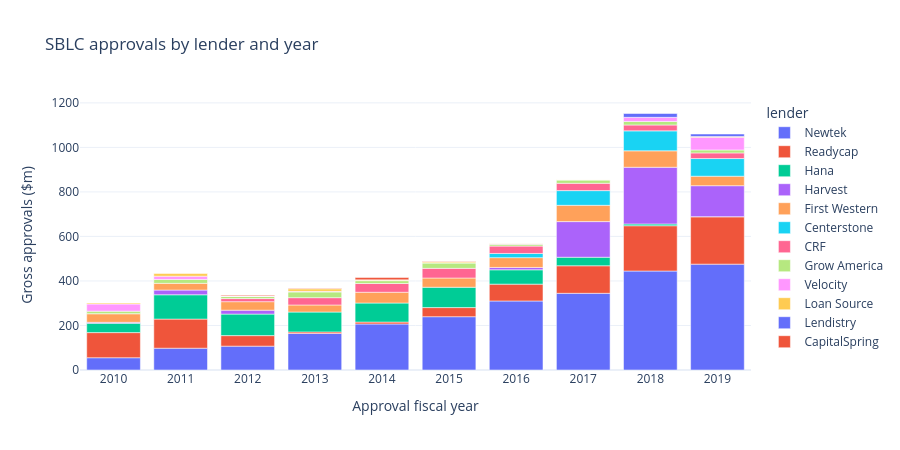

Notebook code for this chart:
### Markdown cell above
## Step 2 · League table and yearly volume
Who lends the most over the whole decade, and how did each lender's yearly volume move?

### Code cell
tot = (df[df["is_sblc"]].groupby("lender")
       .agg(loans=("grossapproval", "size"),
            gross_usd_m=("grossapproval", lambda x: x.sum() / 1e6),
            median_loan=("grossapproval", "median"))
       .sort_values("gross_usd_m", ascending=False))
tot["pool_share_%"] = tot["gross_usd_m"] / tot["gross_usd_m"].sum() * 100
display(tot.round(1))

ly = (df[df["is_sblc"]].groupby(["lender", "approvalfy"])
      .agg(loans=("grossapproval", "size"), gross_usd_m=("grossapproval", lambda x: x.sum() / 1e6))
      .reset_index())

fig = px.bar(ly, x="approvalfy", y="gross_usd_m", color="lender",
             category_orders={"lender": tot.index.tolist()},
             labels={"approvalfy": "Approval fiscal year", "gross_usd_m": "Gross approvals ($m)"},
             title="SBLC approvals by lender and year")
fig.update_xaxes(type="category")
fig.update_layout(template="plotly_white", height=450)
fig.show()

### Figure 1 — Plotly figure (JSON) as saved in the notebook; plotly's stock layout.template omitted (floating-point values rounded to 4 significant figures)
{"data": [{"hovertemplate": "lender=Newtek<br>Approval fiscal year=%{x}<br>Gross approvals ($m)=%{y}<extra></extra>", "legendgroup": "Newtek", "marker": {"color": "#636efa", "pattern": {"shape": ""}}, "name": "Newtek", "orientation": "v", "showlegend": true, "textposition": "auto", "type": "bar", "x": [2010, 2011, 2012, 2013, 2014, 2015, 2016, 2017, 2018, 2019], "xaxis": "x", "y": [55.15, 97.92, 107.2, 164.1, 206.8, 239.4, 310.1, 344.5, 444.6, 475.6], "yaxis": "y"}, {"hovertemplate": "lender=Readycap<br>Approval fiscal year=%{x}<br>Gross approvals ($m)=%{y}<extra></extra>", "legendgroup": "Readycap", "marker": {"color": "#EF553B", "pattern": {"shape": ""}}, "name": "Readycap", "orientation": "v", "showlegend": true, "textposition": "auto", "type": "bar", "x": [2010, 2011, 2012, 2013, 2014, 2015, 2016, 2017, 2018, 2019], "xaxis": "x", "y": [112.9, 130.8, 47.29, 7.0, 8.606, 40.96, 75.67, 123.8, 203.5, 213.0], "yaxis": "y"}, {"hovertemplate": "lender=Hana<br>Approval fiscal year=%{x}<br>Gross approvals ($m)=%{y}<extra></extra>", "legendgroup": "Hana", "marker": {"color": "#00cc96", "pattern": {"shape": ""}}, "name": "Hana", "orientation": "v", "showlegend": true, "textposition": "auto", "type": "bar", "x": [2010, 2011, 2012, 2013, 2014, 2015, 2016, 2017, 2018, 2019], "xaxis": "x", "y": [41.83, 109.2, 96.63, 89.24, 85.4, 91.33, 64.39, 38.29, 7.812, 0.31], "yaxis": "y"}, {"hovertemplate": "lender=Harvest<br>Approval fiscal year=%{x}<br>Gross approvals ($m)=%{y}<extra></extra>", "legendgroup": "Harvest", "marker": {"color": "#ab63fa", "pattern": {"shape": ""}}, "name": "Harvest", "orientation": "v", "showlegend": true, "textposition": "auto", "type": "bar", "x": [2010, 2011, 2012, 2016, 2017, 2018, 2019], "xaxis": "x", "y": [4.451, 21.15, 17.69, 10.55, 160.1, 254.9, 139.1], "yaxis": "y"}, {"hovertemplate": "lender=First Western<br>Approval fiscal year=%{x}<br>Gross approvals ($m)=%{y}<extra></extra>", "legendgroup": "First Western", "marker": {"color": "#FFA15A", "pattern": {"shape": ""}}, "name": "First Western", "orientation": "v", "showlegend": true, "textposition": "auto", "type": "bar", "x": [2010, 2011, 2012, 2013, 2014, 2015, 2016, 2017, 2018, 2019], "xaxis": "x", "y": [38.76, 30.24, 38.16, 31.78, 48.44, 41.47, 44.1, 73.21, 73.81, 42.61], "yaxis": "y"}, {"hovertemplate": "lender=Centerstone<br>Approval fiscal year=%{x}<br>Gross approvals ($m)=%{y}<extra></extra>", "legendgroup": "Centerstone", "marker": {"color": "#19d3f3", "pattern": {"shape": ""}}, "name": "Centerstone", "orientation": "v", "showlegend": true, "textposition": "auto", "type": "bar", "x": [2016, 2017, 2018, 2019], "xaxis": "x", "y": [18.74, 65.97, 89.59, 79.34], "yaxis": "y"}, {"hovertemplate": "lender=CRF<br>Approval fiscal year=%{x}<br>Gross approvals ($m)=%{y}<extra></extra>", "legendgroup": "CRF", "marker": {"color": "#FF6692", "pattern": {"shape": ""}}, "name": "CRF", "orientation": "v", "showlegend": true, "textposition": "auto", "type": "bar", "x": [2010, 2012, 2013, 2014, 2015, 2016, 2017, 2018, 2019], "xaxis": "x", "y": [0.164, 13.97, 32.8, 39.37, 43.33, 33.04, 32.89, 26.52, 25.32], "yaxis": "y"}, {"hovertemplate": "lender=Grow America<br>Approval fiscal year=%{x}<br>Gross approvals ($m)=%{y}<extra></extra>", "legendgroup": "Grow America", "marker": {"color": "#B6E880", "pattern": {"shape": ""}}, "name": "Grow America", "orientation": "v", "showlegend": true, "textposition": "auto", "type": "bar", "x": [2010, 2011, 2012, 2013, 2014, 2015, 2016, 2017, 2018, 2019], "xaxis": "x", "y": [11.09, 17.48, 9.283, 25.7, 12.77, 24.75, 8.579, 15.54, 15.69, 13.35], "yaxis": "y"}, {"hovertemplate": "lender=Velocity<br>Approval fiscal year=%{x}<br>Gross approvals ($m)=%{y}<extra></extra>", "legendgroup": "Velocity", "marker": {"color": "#FF97FF", "pattern": {"shape": ""}}, "name": "Velocity", "orientation": "v", "showlegend": true, "textposition": "auto", "type": "bar", "x": [2010, 2011, 2012, 2013, 2014, 2015, 2016, 2017, 2018, 2019], "xaxis": "x", "y": [32.33, 14.55, 1.873, 2.768, 1.04, 0.295, 2.405, 0.235, 18.61, 56.82], "yaxis": "y"}, {"hovertemplate": "lender=Loan Source<br>Approval fiscal year=%{x}<br>Gross approvals ($m)=%{y}<extra></extra>", "legendgroup": "Loan Source", "marker": {"color": "#FECB52", "pattern": {"shape": ""}}, "name": "Loan Source", "orientation": "v", "showlegend": true, "textposition": "auto", "type": "bar", "x": [2010, 2011, 2012, 2013, 2014, 2015, 2016, 2017, 2019], "xaxis": "x", "y": [3.85, 11.95, 1.45, 11.57, 2.48, 5.25, 0.8, 0.8, 3.69], "yaxis": "y"}, {"hovertemplate": "lender=Lendistry<br>Approval fiscal year=%{x}<br>Gross approvals ($m)=%{y}<extra></extra>", "legendgroup": "Lendistry", "marker": {"color": "#636efa", "pattern": {"shape": ""}}, "name": "Lendistry", "orientation": "v", "showlegend": true, "textposition": "auto", "type": "bar", "x": [2017, 2018, 2019], "xaxis": "x", "y": [0.525, 17.21, 10.97], "yaxis": "y"}, {"hovertemplate": "lender=CapitalSpring<br>Approval fiscal year=%{x}<br>Gross approvals ($m)=%{y}<extra></extra>", "legendgroup": "CapitalSpring", "marker": {"color": "#EF553B", "pattern": {"shape": ""}}, "name": "CapitalSpring", "orientation": "v", "showlegend": true, "textposition": "auto", "type": "bar", "x": [2012, 2013, 2014, 2015], "xaxis": "x", "y": [3.31, 2.18, 10.45, 1.323], "yaxis": "y"}], "layout": {"barmode": "relative", "height": 450, "legend": {"title": {"text": "lender"}, "tracegroupgap": 0}, "title": {"text": "SBLC approvals by lender and year"}, "xaxis": {"anchor": "y", "domain": [0, 1], "title": {"text": "Approval fiscal year"}, "type": "category"}, "yaxis": {"anchor": "x", "domain": [0, 1], "title": {"text": "Gross approvals ($m)"}}}}
